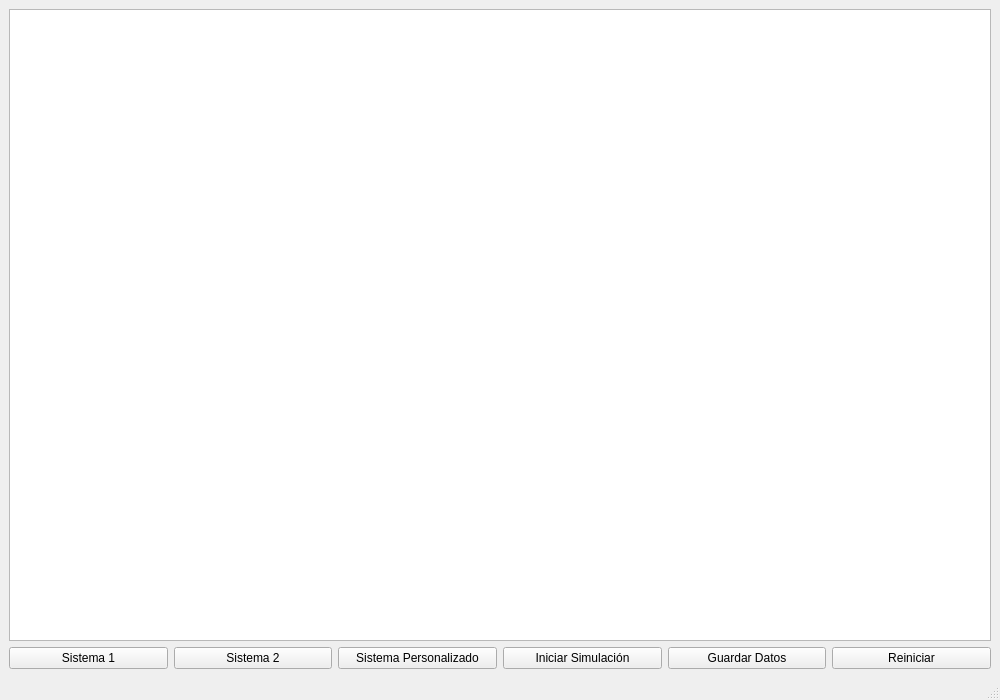
<?xml version="1.0" encoding="UTF-8"?>
<ui version="4.0">
 <class>VentanaPrincipal</class>
 <widget class="QMainWindow" name="VentanaPrincipal">
  <property name="geometry">
   <rect>
    <x>0</x>
    <y>0</y>
    <width>1000</width>
    <height>700</height>
   </rect>
  </property>
  <property name="windowTitle">
   <string>Simulación Gravitacional</string>
  </property>
  <widget class="QWidget" name="centralwidget">
   <layout class="QVBoxLayout" name="mainLayout" stretch="10,1">
    <item>
     <widget class="QGraphicsView" name="graphicsView"/>
    </item>
    <item>
     <layout class="QHBoxLayout" name="controlLayout">
      <item>
       <widget class="QPushButton" name="btnSistema1">
        <property name="text">
         <string>Sistema 1</string>
        </property>
       </widget>
      </item>
      <item>
       <widget class="QPushButton" name="btnSistema2">
        <property name="text">
         <string>Sistema 2</string>
        </property>
       </widget>
      </item>
      <item>
       <widget class="QPushButton" name="btnSistemaPersonalizado">
        <property name="text">
         <string>Sistema Personalizado</string>
        </property>
       </widget>
      </item>
      <item>
       <widget class="QPushButton" name="btnIniciar">
        <property name="text">
         <string>Iniciar Simulación</string>
        </property>
       </widget>
      </item>
      <item>
       <widget class="QPushButton" name="btnGuardar">
        <property name="text">
         <string>Guardar Datos</string>
        </property>
       </widget>
      </item>
      <item>
       <widget class="QPushButton" name="btnReiniciar">
        <property name="text">
         <string>Reiniciar</string>
        </property>
       </widget>
      </item>
     </layout>
    </item>
   </layout>
  </widget>
  <widget class="QMenuBar" name="menubar"/>
  <widget class="QStatusBar" name="statusbar"/>
 </widget>
 <resources/>
 <connections/>
</ui>
